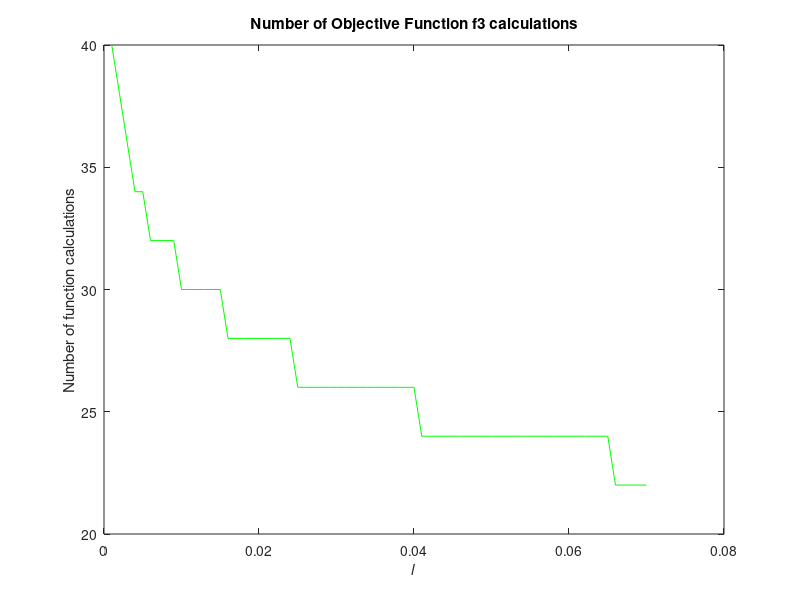

Write MATLAB code to recreate this figure.
clc
clear
gamma = 0.618;
a = zeros(100,1);
b = zeros(100,1);
a(1) = -4; b(1) = 4;
l = 0.001:0.001:0.07;

% Choose a function by removing its '%' and by placing it on the other 2
%f = @(x) (x-3)^2 + (sin(x+3))^2;
%f = @(x) (x-1) * cos(x/2) + x^2;
f = @(x) (x+2)^2 + exp(x-2) * sin(x+3);

x1 = zeros(100,1);
x2 = zeros(100,1);
x1(1) = a(1) + (1-gamma)*(b(1)-a(1));
x2(1) = a(1) + gamma*(b(1)-a(1));
K = zeros(length(l),1);
for i = 1:length(l)
    k = 1;
    while b(k)-a(k) >= l(i)   
        if f(x1(k)) > f(x2(k))
            a(k+1) = x1(k);
            b(k+1) = b(k);
            x2(k+1) = a(k+1)+gamma*(b(k+1)-a(k+1));
            x1(k+1) = x2(k);
        else
            a(k+1) = a(k);
            b(k+1) = x2(k);
            x2(k+1) = x1(k);
            x1(k+1) = a(k+1)+(1-gamma)*(b(k+1)-a(k+1));
        end
        k = k + 1;
    end
    K(i) = k;
end
f_calculations = 2 * K;
figure(1)
plot(l,f_calculations,'green')
hold on
title('Number of Objective Function f3 calculations')
xlabel('𝑙')
ylabel('Number of function calculations')